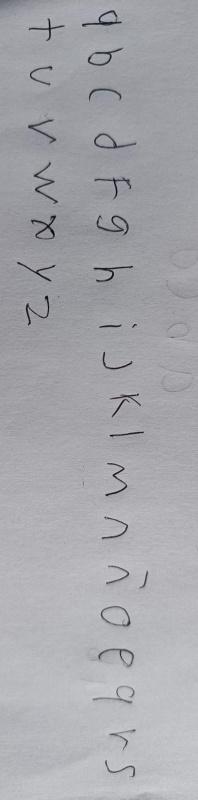
#> input picture muestras /WhatsApp Image 2026-06-03 at 8.05.04 AM.jpeg, 396 x 1599 px (shown at 1/2 size)
$ python -i extractor_preprocess.py   (imports and definitions only)   (older library calls are emulated)
#> lines starting #> are read from the running program, lines starting #| are printed output that depends on the picture; after the words box and inside, x2 and y2 are one past the last pixel; in counts of white or black regions, pixels touching at a corner belong together
"""
ImagePreprocessor — preprocesamiento de imágenes para GlyphExtractor.

Movido desde extractor.py (Fase 4A). La clase contiene todos los métodos
de preprocesamiento previamente inline en GlyphExtractor, que ahora
delegan aquí. La API pública de GlyphExtractor no cambia.
"""
from __future__ import annotations

import logging

# Funciones de orientación (lectura EXIF, rotación 90°, OSD). Viven en
# extractor_orient para acotar este módulo; se re-exportan porque glyph_ingest,
# core/ocr/backends/trocr y los tests las importan desde acá. OJO: el test de
# orientación parchea _osd_rotation en core.inkcore.extractor_orient (donde
# orient_by_content lo resuelve ahora), no en este módulo.
from core.inkcore.extractor_orient import (  # noqa: F401
    _osd_rotation,
    _rotate_90s,
    imread_oriented,
    orient_by_content,
)

logger = logging.getLogger(__name__)

try:
    import cv2
    import numpy as np
    CV2_OK = True
except ImportError:
    CV2_OK = False

# scikit-image (opcional): binarización de documento de nivel "escáner".
# Si no está instalado, todo el preprocesamiento degrada a las variantes
# basadas en cv2 (Sauvola casero + CLAHE de OpenCV) — el comportamiento previo.
try:
    from skimage.exposure import equalize_adapthist as _sk_equalize_adapthist
    from skimage.exposure import rescale_intensity as _sk_rescale_intensity
    from skimage.filters import threshold_sauvola as _sk_threshold_sauvola
    SKIMAGE_OK = True
except ImportError:  # pragma: no cover - entorno sin scikit-image
    SKIMAGE_OK = False

# Constantes compartidas con extractor.py
MIN_COMP_AREA = 10
MIN_CHAR_W = 2
MIN_CHAR_H = 3
CHAR_PAD = 6
TARGET_LONG = 2200
MAX_DESKEW_DEG = 15.0


class ImagePreprocessor:
    """Preprocesa imágenes BGR de apuntes para extracción de glifos.

    Todos los métodos son puros respecto a la imagen (no guardan estado
    entre llamadas). Se instancia una vez en GlyphExtractor.__init__.
    """

    # ── Ajustes manuales (brillo/contraste/rotación) ───────────────

    # [160 lines left out: functions apply_options, scale, autocrop, _four_point_transform, _order_points, deskew and 1 more, not called in this run]

    # ── Detección del papel (encuadre con fondo oscuro / mano) ─────

    @staticmethod
    def detect_paper_mask(gray: np.ndarray) -> np.ndarray | None:
        """Detecta la región del PAPEL (zona clara grande) en la imagen.

        Pensado para fotos donde el papel no llena el cuadro: hay fondo oscuro,
        sombra lateral o una mano sosteniendo la hoja (img2). El papel es la
        componente brillante más grande; todo lo demás (oscuro) se descarta.

        Devuelve una máscara uint8 (255 = papel) o None cuando el papel ya cubre
        casi todo el cuadro (escaneos limpios como img1/img3): en ese caso no hay
        nada que recortar y aplicar la máscara sería contraproducente.
        """
        if not CV2_OK or gray is None or gray.size == 0:
            return None
        h, w = gray.shape[:2]
#> h = 1599; w = 396
        total = float(h * w)
#> total = 633204

        # Otsu sobre gris suavizado separa "claro" (papel) de "oscuro" (fondo/mano).
        blur = cv2.GaussianBlur(gray, (9, 9), 0)
        _otsu_thr, bright = cv2.threshold(blur, 0, 255,
                                         cv2.THRESH_BINARY + cv2.THRESH_OTSU)
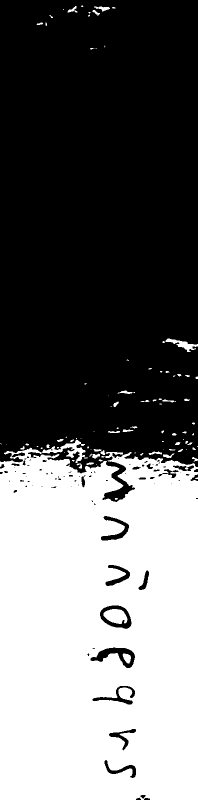
#> bright: shape (1599, 396) (shown at 1/2 size); 41.5% white; 92 white regions (47 under 20 px), largest, box (x1, y1, x2, y2) and area: (0, 895, 396, 1599) 257407, (84, 879, 171, 926) 1141, (207, 1218, 255, 1248) 1037

        # Si casi todo es claro, no hay fondo oscuro que recortar (escaneo limpio).
        bright_frac = float(np.count_nonzero(bright)) / max(1.0, total)
#> bright_frac = 0.415
        if bright_frac > 0.93:
            return None

        # OPEN: borra motas brillantes del fondo oscuro (ruido de sensor) que si no
        # se fusionarían con el papel al cerrar y lo inflarían.
        op = max(3, min(h, w) // 120)
#> op = 3
        op = op if op % 2 == 1 else op + 1
        bright = cv2.morphologyEx(
            bright, cv2.MORPH_OPEN,
            cv2.getStructuringElement(cv2.MORPH_ELLIPSE, (op, op)),
        )
#> bright: shape (1599, 396); 41.4% white; 79 white regions (36 under 20 px), largest, box (x1, y1, x2, y2) and area: (0, 895, 396, 1599) 257142, (84, 879, 171, 926) 1100, (207, 1218, 255, 1248) 1035
        # CLOSE: une el papel (la tinta y sombras suaves dejan huecos) en una sola
        # componente sólida.
        k = max(15, min(h, w) // 25)
#> k = 15
        k = k if k % 2 == 1 else k + 1
        closed = cv2.morphologyEx(
            bright, cv2.MORPH_CLOSE,
            cv2.getStructuringElement(cv2.MORPH_ELLIPSE, (k, k)),
        )
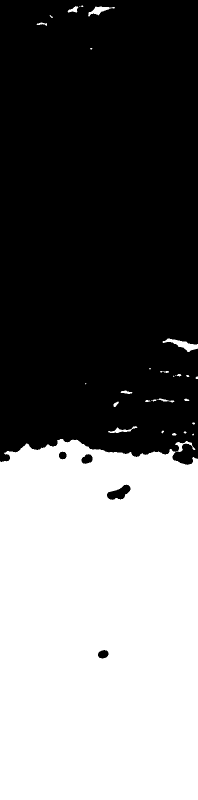
#> closed: shape (1599, 396) (shown at 1/2 size); 43.7% white; 28 white regions (12 under 20 px), largest, box (x1, y1, x2, y2) and area: (0, 878, 396, 1599) 274598, (325, 677, 396, 704) 723, (176, 13, 230, 33) 420

        num, labels, stats, _ = cv2.connectedComponentsWithStats(closed, connectivity=8)
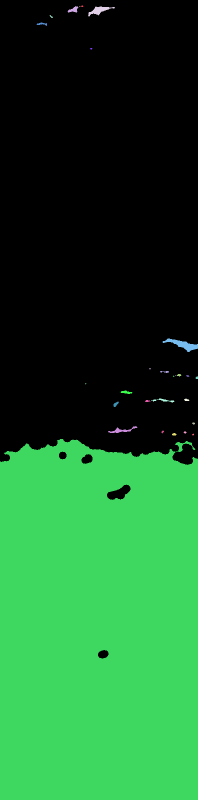
#> labels: shape (1599, 396) int32 (shown at 1/2 size); 29 distinct labels, from 0 to 28; one colour per label, 0 black
#> num = 29; stats = 29 rows, first 6: [0, 0, 396, 1317, 356365], [162, 11, 5, 3, 11], [135, 12, 22, 13, 147], [158, 13, 3, 1, 3], [176, 13, 54, 20, 420], [99, 30, 7, 6, 17]
        if num <= 1:
            return None
        big = 1 + int(np.argmax(stats[1:, cv2.CC_STAT_AREA]))
#> big = 28
        area_frac = float(stats[big, cv2.CC_STAT_AREA]) / total
#> area_frac = 0.434

        # El papel debe ser una porción sustancial del cuadro (evita confundir un
        # reflejo pequeño con el papel) pero no casi todo (ya cubierto arriba).
        if area_frac < 0.20 or area_frac > 0.95:
            return None

        paper = np.where(labels == big, np.uint8(255), np.uint8(0))
#> paper: shape (1599, 396); 43.4% white; 1 white region, box (x1, y1, x2, y2) and area: (0, 878, 396, 1599) 274598
        # Rellenar agujeros internos del papel (tinta, sombras) para no perder
        # letras que caen sobre zonas que Otsu marcó oscuras.
        paper = ImagePreprocessor._fill_holes(paper)
        # Erosión: descarta el borde del papel donde se cuela la transición
        # papel→fondo (anillo de tinta espuria). Moderada: la escritura vive en el
        # interior, pero erosionar de más recorta papel útil sin matar el pliegue.
        er = max(9, min(h, w) // 45)
        er = er if er % 2 == 1 else er + 1
        paper = cv2.erode(paper, cv2.getStructuringElement(cv2.MORPH_ELLIPSE, (er, er)))

        # Guarda final: tras rellenar/erosionar, si el papel quedó cubriendo casi
        # todo (la imagen era casi todo claro) no aporta y podría dañar — no-op.
        final_frac = float(np.count_nonzero(paper)) / max(1.0, total)
        if final_frac > 0.95:
            return None
        return paper

    @staticmethod
    def _fill_holes(mask: np.ndarray) -> np.ndarray:
        """Rellena agujeros internos (rodeados de blanco) de una máscara binaria.

        Hace flood-fill del FONDO desde un marco exterior de 1px (garantizado
        background): así el "exterior" siempre está conectado a la semilla aunque
        el fondo real esté fragmentado por la propia forma. Lo que el flood NO
        alcanza son agujeros internos → se rellenan.
        """
        h, w = mask.shape[:2]
#> h = 1599; w = 396
        padded = cv2.copyMakeBorder(mask, 1, 1, 1, 1, cv2.BORDER_CONSTANT, value=0)
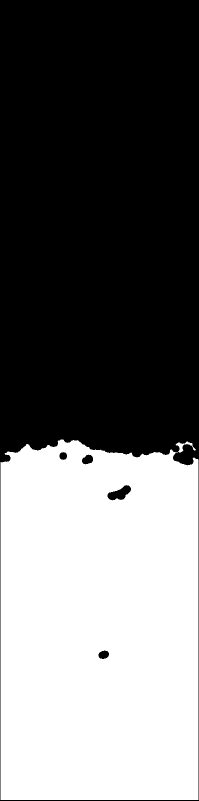
#> padded: shape (1601, 398) (shown at 1/2 size); 43.1% white; 1 white region, box (x1, y1, x2, y2) and area: (1, 879, 397, 1600) 274598
        ff = padded.copy()
        m = np.zeros((h + 4, w + 4), np.uint8)
        cv2.floodFill(ff, m, (0, 0), 255)
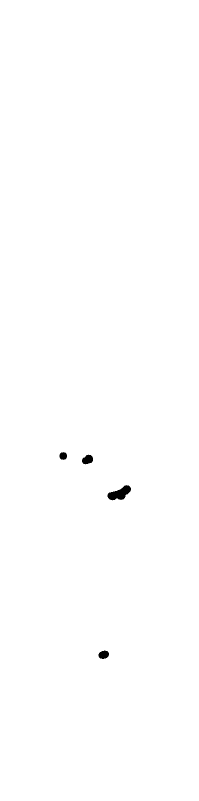
#> ff: shape (1601, 398) (shown at 1/2 size); 99.8% white; 4 black regions, box (x1, y1, x2, y2) and area: (215, 970, 262, 1001) 802, (164, 909, 186, 929) 312, (197, 1301, 218, 1318) 272, (119, 904, 134, 920) 184
        ff = ff[1:-1, 1:-1]
#> ff: shape (1599, 396); 99.8% white; 4 black regions, box (x1, y1, x2, y2) and area: (214, 969, 261, 1000) 802, (163, 908, 185, 928) 312, (196, 1300, 217, 1317) 272, (118, 903, 133, 919) 184
        holes = cv2.bitwise_not(ff)  # lo que el flood NO alcanzó = agujeros internos
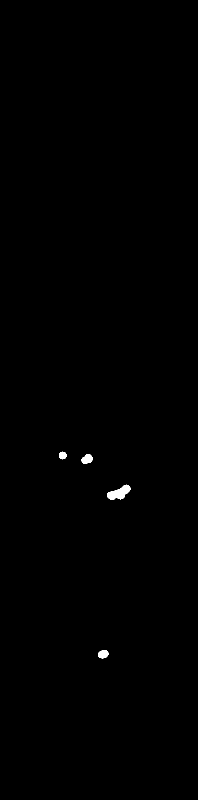
#> holes: shape (1599, 396) (shown at 1/2 size); 0.25% white; 4 white regions, box (x1, y1, x2, y2) and area: (214, 969, 261, 1000) 802, (163, 908, 185, 928) 312, (196, 1300, 217, 1317) 272, (118, 903, 133, 919) 184
        return cv2.bitwise_or(mask, holes)
#> returned value: shape (1599, 396); 43.6% white; 1 white region, box (x1, y1, x2, y2) and area: (0, 878, 396, 1599) 276168

    # ── Umbralización y normalización ──────────────────────────────

    # [508 lines left out: functions normalize_illumination, flatten_shadows, sauvola, enhance_contrast, _estimate_text_height, filtered_mask and 6 more, not called in this run]

>>> import cv2
>>> picture = cv2.imread('../../muestras /WhatsApp Image 2026-06-03 at 8.05.04 AM.jpeg', cv2.IMREAD_GRAYSCALE)
>>> result = ImagePreprocessor().detect_paper_mask(picture)
#> in detect_paper_mask, `paper = cv2.erode(paper, cv2.getStructuringElement(cv2.MORPH_ELLIPSE, ..`:
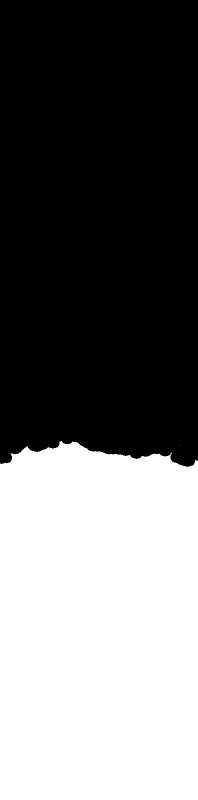
#> paper: shape (1599, 396) (shown at 1/2 size); 43.2% white; 2 white regions (1 under 20 px), largest, box (x1, y1, x2, y2) and area: (0, 882, 396, 1599) 273808
#> in detect_paper_mask, `final_frac = float(np.count_nonzero(paper)) / max(1.0, total)`: final_frac = 0.432

$ run again, on muestras /WhatsApp Image 2026-06-03 at 8.07.13 AM.jpeg
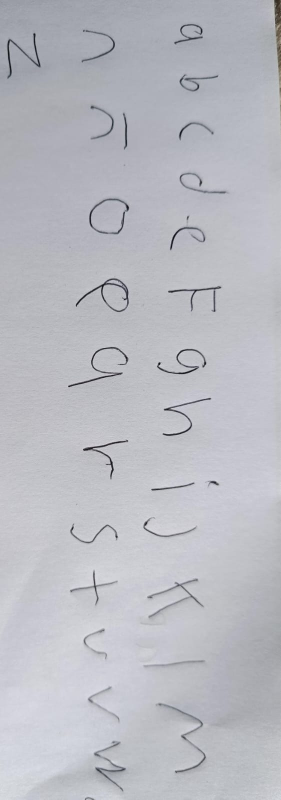
#> input picture muestras /WhatsApp Image 2026-06-03 at 8.07.13 AM.jpeg, 562 x 1599 px (shown at 1/2 size)
#> bright_frac = 0.685
#> closed: shape (1599, 562); 72.7% white; 4 black regions, box (x1, y1, x2, y2) and area: (0, 0, 562, 539) 206295, (327, 1132, 562, 1465) 37336, (185, 1529, 250, 1569) 1772, (0, 590, 17, 615) 336
#> in detect_paper_mask, `num, labels, stats, _ = cv2.connectedComponentsWithStats(closed, conne..`:
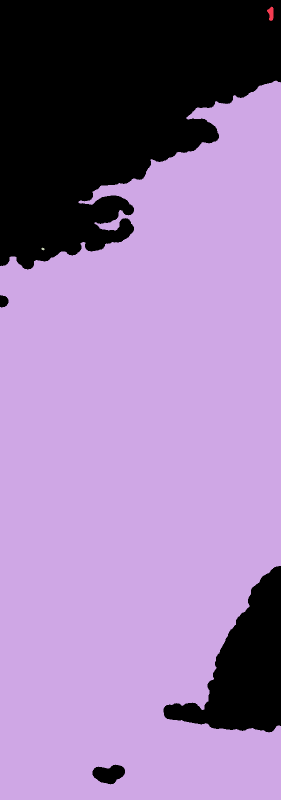
#> labels: shape (1599, 562) int32 (shown at 1/2 size); 4 distinct labels, from 0 to 3; one colour per label, 0 black
#> num = 4; stats = [[0, 0, 562, 1569, 245739], [534, 13, 13, 29, 247], [0, 161, 562, 1438, 652628], [83, 495, 6, 6, 24]]
#> big = 2
#> area_frac = 0.726
#> padded: shape (1601, 564); 72.3% white; 2 black regions, box (x1, y1, x2, y2) and area: (0, 0, 564, 1601) 248564, (186, 1530, 251, 1570) 1772
#> holes: shape (1599, 562); 0.2% white; 1 white region, box (x1, y1, x2, y2) and area: (185, 1529, 250, 1569) 1772
#> in detect_paper_mask, `paper = cv2.erode(paper, cv2.getStructuringElement(cv2.MORPH_ELLIPSE, ..`:
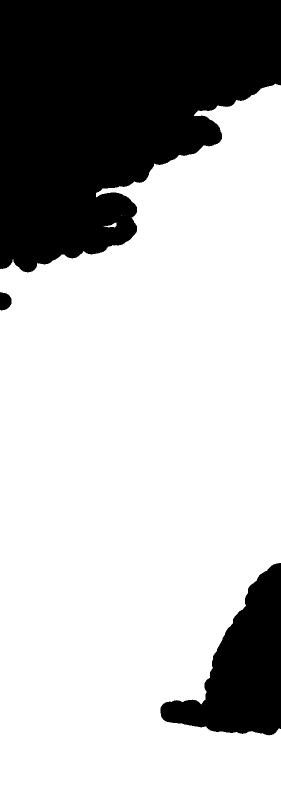
#> paper: shape (1599, 562) (shown at 1/2 size); 71.4% white; 3 black regions, box (x1, y1, x2, y2) and area: (0, 0, 562, 545) 214380, (321, 1126, 562, 1471) 41687, (0, 584, 23, 621) 674
#> final_frac = 0.714
